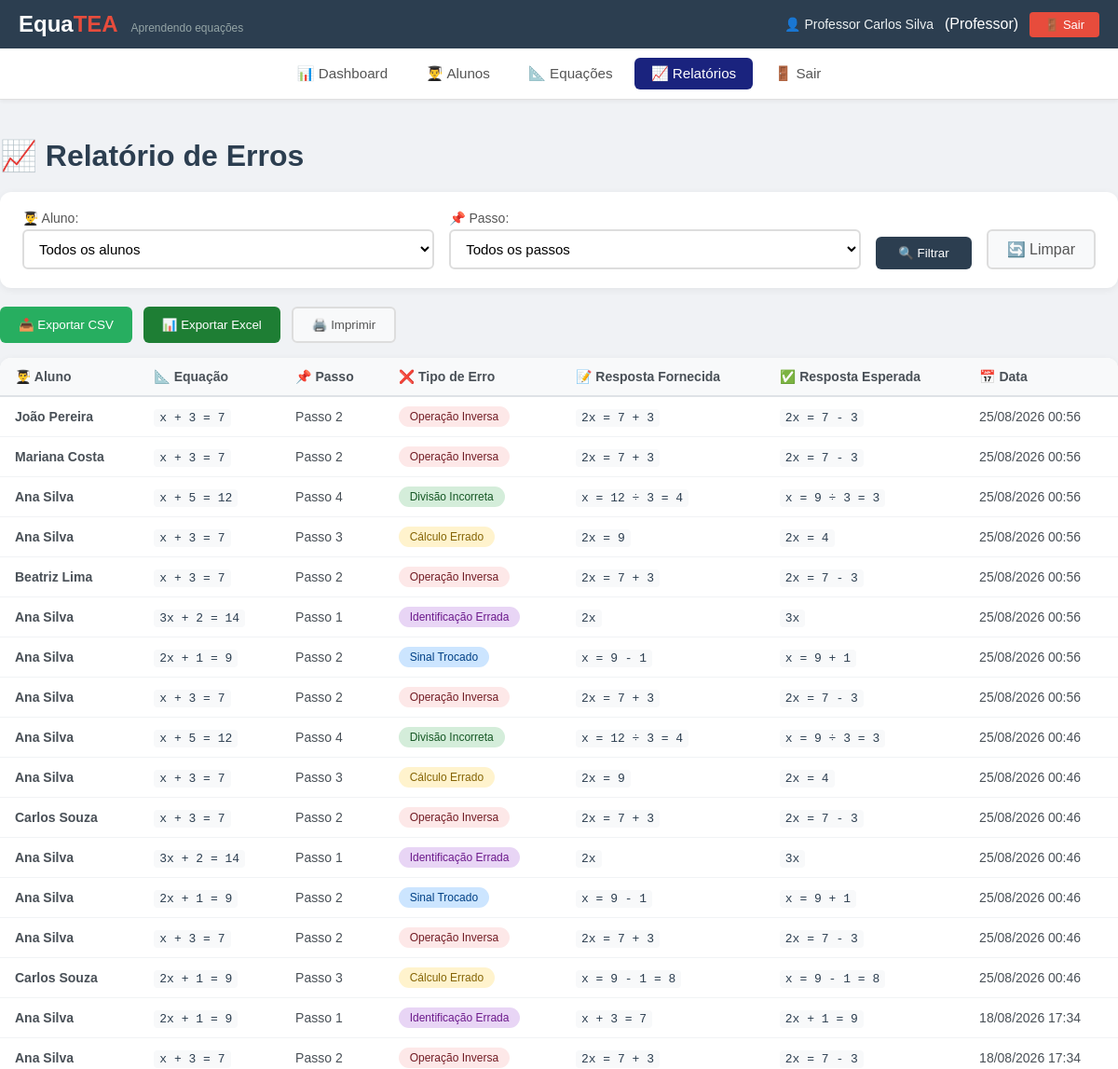
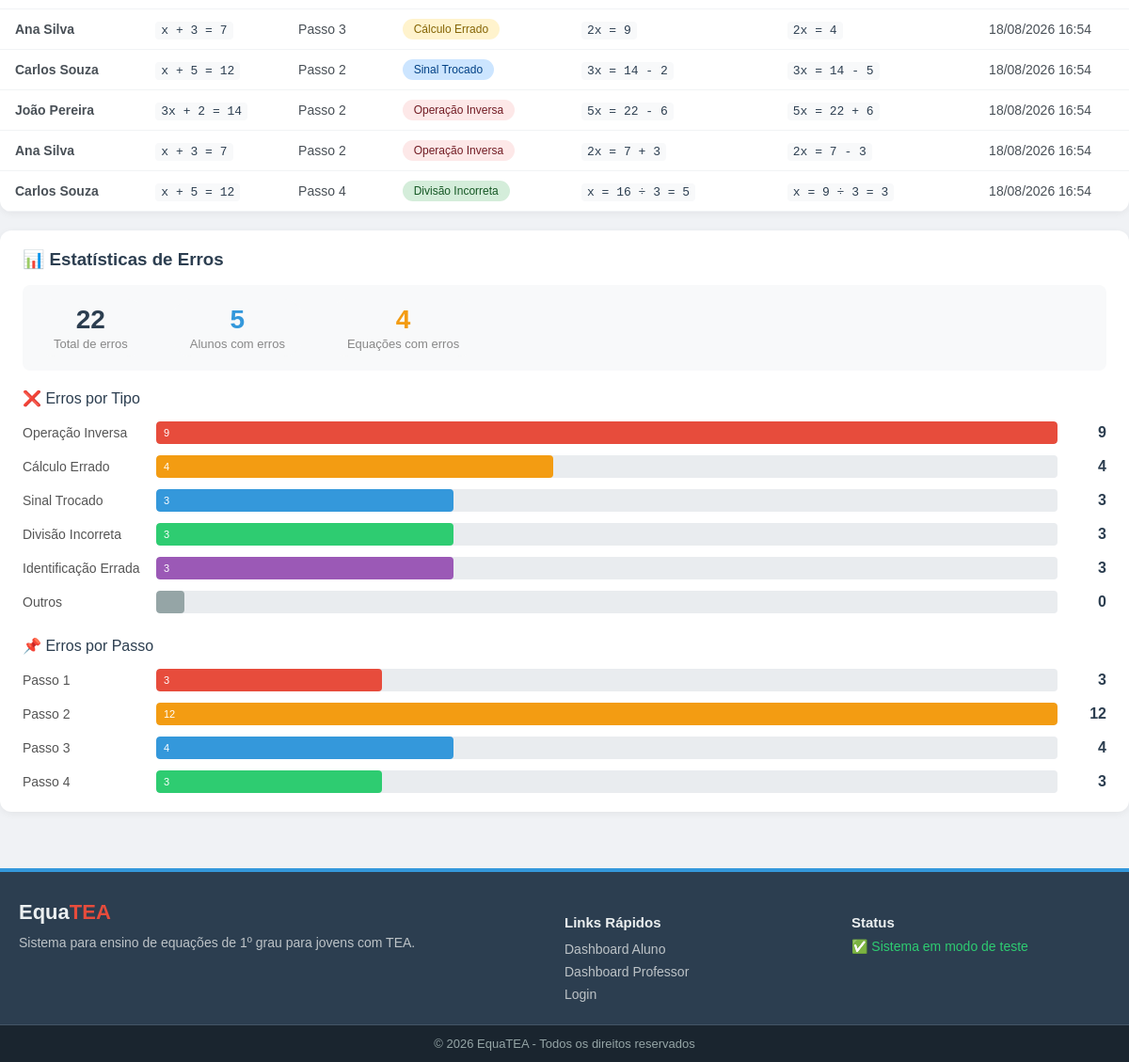
The app's page /index.php?view=relatorio (signed in) with its own data (2 pictures, top to bottom).
### tables this page shows
CREATE TABLE `registro_erros` (
  `id` int(11) NOT NULL,
  `aluno_id` int(11) NOT NULL,
  `equacao_id` int(11) NOT NULL,
  `passo` tinyint(4) NOT NULL CHECK (`passo` between 1 and 4),
  `tipo_erro` enum('operacao_inversa','calculo_errado','sinal_trocado','divisao_incorreta','identificacao_errada','outro') NOT NULL,
  `resposta_fornecida` varchar(100) DEFAULT NULL,
  `resposta_esperada` varchar(100) DEFAULT NULL,
  `data_erro` timestamp NOT NULL DEFAULT current_timestamp()
);

CREATE TABLE `usuarios` (
  `id` int(11) NOT NULL,
  `nome` varchar(100) NOT NULL,
  `email` varchar(100) NOT NULL,
  `senha_hash` varchar(255) NOT NULL,
  `tipo_perfil` enum('aluno','professor','admin') NOT NULL DEFAULT 'aluno',
  `data_cadastro` timestamp NOT NULL DEFAULT current_timestamp(),
  `ultimo_acesso` datetime DEFAULT NULL,
  `ativo` tinyint(1) DEFAULT 1
);

### app/config/Database.php (called while the page is built, shortened)
<?php
class Database
{
    private static $instance = null;
    private $conn;
    private $host = 'localhost';
    private $dbname = 'equatea_db';
    private $username = 'root';
    private $password = '';
    private function __construct()
    {
        try {
            $this->conn = new PDO(
                "mysql:host={$this->host};dbname={$this->dbname};charset=utf8mb4",
                $this->username,
                $this->password,
                [
                    PDO::ATTR_ERRMODE => PDO::ERRMODE_EXCEPTION,
                    PDO::ATTR_DEFAULT_FETCH_MODE => PDO::FETCH_ASSOC,
                    PDO::ATTR_EMULATE_PREPARES => false
                ]
            );
        } catch (PDOException $e) {
            die("Erro na conexão com o banco de dados: " . $e->getMessage());
        }
    }
    public static function getInstance()
    {
        if (self::$instance === null) {
            self::$instance = new self();
        }
        return self::$instance;
    }
    public function getConnection()
    {
        return $this->conn;
    }
}

### app/views/professor/relatorio.php (the view, shortened to what this page needs)
<?php
include_once __DIR__ . '/../partials/header.php';
include_once __DIR__ . '/../partials/menu_professor.php';
?>
<main class="container relatorio-container">
    <h1>📈 Relatório de Erros</h1>
    <div class="filtros-section">
        <form method="GET" action="" class="filtros-form">
            <div class="filtro-grupo">
                <label for="aluno">👨‍🎓 Aluno:</label>
                <select id="aluno" name="aluno">
                    <option value="">Todos os alunos</option>
                </select>
            </div>
            <div class="filtro-grupo">
                <label for="passo">📌 Passo:</label>
                <select id="passo" name="passo">
                    <option value="">Todos os passos</option>
                </select>
            </div>
            <button type="submit" class="btn-filtrar">🔍 Filtrar</button>
            <a href="?view=relatorio" class="btn-limpar">🔄 Limpar</a>
        </form>
    </div>
    <div class="relatorio-acoes">
        <button class="btn-exportar-csv" onclick="exportarCSV()">📥 Exportar CSV</button>
        <button class="btn-excel" onclick="exportarExcel()">📊 Exportar Excel</button>
        <button class="btn-imprimir" onclick="window.print()">🖨️ Imprimir</button>
    </div>
    <div class="tabela-wrapper">
        <table class="tabela-relatorio" id="tabela-relatorio">
            <thead>
                <tr>
                    <th>👨‍🎓 Aluno</th>
                    <th>📐 Equação</th>
                    <th>📌 Passo</th>
                    <th>❌ Tipo de Erro</th>
                    <th>📝 Resposta Fornecida</th>
                    <th>✅ Resposta Esperada</th>
                    <th>📅 Data</th>
                </tr>
            </thead>
            <tbody>
                <?php if (!empty($dados_relatorio) && is_array($dados_relatorio)): ?>
                    <?php foreach ($dados_relatorio as $r): ?>
                        <?php
                            $tipoErro = $r['tipo_erro'] ?? 'outro';
                            $tipoLabels = [
                                'operacao_inversa' => 'Operação Inversa',
                                'calculo_errado' => 'Cálculo Errado',
                                'sinal_trocado' => 'Sinal Trocado',
                                'divisao_incorreta' => 'Divisão Incorreta',
                                'identificacao_errada' => 'Identificação Errada',
                                'outro' => 'Outro'
                            ];
                            $tipoLabel = $tipoLabels[$tipoErro] ?? 'Outro';
                        ?>
                        <tr>
                            <td><strong><?php echo htmlspecialchars($r['aluno'] ?? 'N/A'); ?></strong></td>
                            <td><code><?php echo htmlspecialchars($r['equacao'] ?? 'N/A'); ?></code></td>
                            <td>Passo <?php echo $r['passo'] ?? '?'; ?></td>
                            <td>
                                <span class="badge-tipo-erro <?php echo $tipoErro; ?>">
                                    <?php echo $tipoLabel; ?>
                                </span>
                            </td>
                            <td>
                                <?php if (!empty($r['resposta_fornecida'])): ?>
                                    <code><?php echo htmlspecialchars($r['resposta_fornecida']); ?></code>
                                <?php else: ?>
                                    <span style="color: #999;">—</span>
                                <?php endif; ?>
                            </td>
                            <td>
                                <?php if (!empty($r['resposta_esperada'])): ?>
                                    <code><?php echo htmlspecialchars($r['resposta_esperada']); ?></code>
                                <?php else: ?>
                                    <span style="color: #999;">—</span>
                                <?php endif; ?>
                            </td>
                            <td><?php echo isset($r['data_erro']) ? date('d/m/Y H:i', strtotime($r['data_erro'])) : 'N/A'; ?></td>
                        </tr>
                    <?php endforeach; ?>
                <?php endif; ?>
            </tbody>
        </table>
    </div>
    <?php if (!empty($dados_relatorio) && is_array($dados_relatorio)):
        $total_erros = count($dados_relatorio);
        $alunos_com_erro = array_unique(array_column($dados_relatorio, 'aluno_id'));
        $total_alunos_com_erro = count($alunos_com_erro);
    ?>
        <div class="grafico-section">
            <h3>📊 Estatísticas de Erros</h3>
            <div class="resumo-erros">
                <div class="resumo-item">
                    <span class="resumo-numero"><?php echo $total_erros; ?></span>
                    <span class="resumo-label">Total de erros</span>
                </div>
                <div class="resumo-item">
                    <span class="resumo-numero" style="color: #3498db;"><?php echo $total_alunos_com_erro; ?></span>
                    <span class="resumo-label">Alunos com erros</span>
                </div>
                <div class="resumo-item">
                    <span class="resumo-numero" style="color: #f39c12;"><?php echo count(array_unique(array_column($dados_relatorio, 'equacao_id'))); ?></span>
                    <span class="resumo-label">Equações com erros</span>
                </div>
            </div>
            <h4 style="margin-top: 20px; margin-bottom: 15px; color: #2c3e50;">❌ Erros por Tipo</h4>
            <div class="grafico-barras">
                <?php
                $tipos = [
                    'operacao_inversa' => 'Operação Inversa',
                    'calculo_errado' => 'Cálculo Errado',
                    'sinal_trocado' => 'Sinal Trocado',
                    'divisao_incorreta' => 'Divisão Incorreta',
                    'identificacao_errada' => 'Identificação Errada',
                    'outro' => 'Outros'
                ];
                $totais = [];
                foreach ($dados_relatorio as $r) {
                    $tipo = $r['tipo_erro'] ?? 'outro';
                    $totais[$tipo] = ($totais[$tipo] ?? 0) + 1;
                }
                $max = max($totais) ?: 1;
                $cores = [
                    'operacao_inversa' => '#e74c3c',
                    'calculo_errado' => '#f39c12',
                    'sinal_trocado' => '#3498db',
                    'divisao_incorreta' => '#2ecc71',
                    'identificacao_errada' => '#9b59b6',
                    'outro' => '#95a5a6'
                ];
                ?>
                <?php foreach ($tipos as $key => $label):
                    $count = $totais[$key] ?? 0;
                    $percent = $count > 0 ? round(($count / $max) * 100) : 0;
                    $cor = $cores[$key] ?? '#95a5a6';
                ?>
                    <div class="grafico-item">
                        <span class="label"><?php echo $label; ?></span>
                        <div class="barra-wrapper">
                            <div class="barra" style="width: <?php echo $percent; ?>%; background: <?php echo $cor; ?>;">
                                <?php if ($count > 0): ?>
                                    <span style="color: white; font-size: 11px; padding-left: 8px; line-height: 24px;">
                                        <?php echo $count; ?>
                                    </span>
                                <?php endif; ?>
                            </div>
                        </div>
                        <span class="valor"><?php echo $count; ?></span>
                    </div>
                <?php endforeach; ?>
            </div>
            <h4 style="margin-top: 25px; margin-bottom: 15px; color: #2c3e50;">📌 Erros por Passo</h4>
            <div class="grafico-barras">
                <?php
                $passos = [
                    1 => 'Passo 1',
                    2 => 'Passo 2',
                    3 => 'Passo 3',
                    4 => 'Passo 4'
                ];
                $totais_passos = [];
                foreach ($dados_relatorio as $r) {
                    $passo = $r['passo'] ?? 0;
                    if ($passo >= 1 && $passo <= 4) {
                        $totais_passos[$passo] = ($totais_passos[$passo] ?? 0) + 1;
                    }
                }
                $max_passos = max($totais_passos) ?: 1;
                $cores_passos = ['#e74c3c', '#f39c12', '#3498db', '#2ecc71'];
                ?>
                <?php foreach ($passos as $key => $label):
                    $count = $totais_passos[$key] ?? 0;
                    $percent = $count > 0 ? round(($count / $max_passos) * 100) : 0;
                    $cor = $cores_passos[$key - 1] ?? '#95a5a6';
                ?>
                    <div class="grafico-item">
                        <span class="label"><?php echo $label; ?></span>
                        <div class="barra-wrapper">
                            <div class="barra" style="width: <?php echo $percent; ?>%; background: <?php echo $cor; ?>;">
                                <?php if ($count > 0): ?>
                                    <span style="color: white; font-size: 11px; padding-left: 8px; line-height: 24px;">
                                        <?php echo $count; ?>
                                    </span>
                                <?php endif; ?>
                            </div>
                        </div>
                        <span class="valor"><?php echo $count; ?></span>
                    </div>
                <?php endforeach; ?>
            </div>
        </div>
    <?php endif; ?>
</main>
<?php include_once __DIR__ . '/../partials/footer.php'; ?>

### public/css/style.css (style rules this page uses)
body { font-family: Arial, sans-serif; background: #f0f2f5; margin: 0; padding: 0; }
.container { max-width: 1200px; margin: 0 auto; padding: 0 20px; }
.resumo-item { font-size: 15px; color: #555; padding: 6px 18px; border-radius: 20px; background: #f8f9fa; font-weight: 500; }

### app/views/professor/relatorio.php (style rules this page uses)
.relatorio-container { padding: 20px 0; max-width: 1200px; margin: 0 auto; }
.relatorio-container h1 { margin-bottom: 20px; color: #2c3e50; }
.filtros-section { background: #fff; padding: 20px 24px; border-radius: 12px; box-shadow: 0 2px 8px rgba(0,0,0,0.06); margin-bottom: 20px; }
.filtros-form { display: flex; flex-wrap: wrap; gap: 16px; align-items: flex-end; }
.filtro-grupo { display: flex; flex-direction: column; gap: 4px; flex: 1; min-width: 150px; }
.filtro-grupo label { font-weight: 500; font-size: 14px; color: #555; }
.filtro-grupo select { padding: 10px 12px; border: 2px solid #ddd; border-radius: 6px; font-size: 15px; background: #fff; cursor: pointer; }
.btn-filtrar { padding: 10px 24px; background: #2c3e50; color: #fff; border: none; border-radius: 6px; cursor: pointer; font-weight: 500; transition: background 0.2s; }
.btn-limpar { padding: 10px 20px; background: #f8f9fa; color: #555; border: 2px solid #ddd; border-radius: 6px; cursor: pointer; text-decoration: none; display: inline-block; transition: background 0.2s; }
.relatorio-acoes { display: flex; gap: 12px; flex-wrap: wrap; margin-bottom: 16px; }
.btn-exportar-csv { padding: 10px 20px; background: #27ae60; color: #fff; border: none; border-radius: 6px; cursor: pointer; font-weight: 500; transition: background 0.2s; }
.btn-excel { padding: 10px 20px; background: #1e7e34; color: #fff; border: none; border-radius: 6px; cursor: pointer; font-weight: 500; transition: background 0.2s; }
.btn-imprimir { padding: 10px 20px; background: #f8f9fa; color: #555; border: 2px solid #ddd; border-radius: 6px; cursor: pointer; font-weight: 500; transition: background 0.2s; }
.tabela-wrapper { overflow-x: auto; background: #fff; border-radius: 12px; box-shadow: 0 2px 8px rgba(0,0,0,0.06); }
.tabela-relatorio { width: 100%; border-collapse: collapse; font-size: 14px; }
.tabela-relatorio th { background: #f8f9fa; padding: 12px 16px; text-align: left; font-weight: 600; color: #495057; border-bottom: 2px solid #dee2e6; white-space: nowrap; }
.tabela-relatorio td { padding: 10px 16px; border-bottom: 1px solid #f1f3f5; color: #495057; vertical-align: middle; }
.tabela-relatorio code { background: #f8f9fa; padding: 2px 6px; border-radius: 4px; font-size: 13px; color: #2c3e50; }
.badge-tipo-erro { display: inline-block; padding: 4px 12px; border-radius: 12px; font-size: 12px; font-weight: 500; }
.badge-tipo-erro.operacao_inversa { background: #fde8e8; color: #721c24; }
.badge-tipo-erro.calculo_errado { background: #fff3cd; color: #856404; }
.badge-tipo-erro.sinal_trocado { background: #cce5ff; color: #004085; }
.badge-tipo-erro.divisao_incorreta { background: #d4edda; color: #155724; }
.badge-tipo-erro.identificacao_errada { background: #e8d5f5; color: #6c1a8c; }
.grafico-section { background: #fff; padding: 20px 24px; border-radius: 12px; box-shadow: 0 2px 8px rgba(0,0,0,0.06); margin-top: 20px; }
.grafico-section h3 { margin-top: 0; margin-bottom: 16px; color: #2c3e50; }
.grafico-section h4 { margin-top: 20px; margin-bottom: 15px; color: #2c3e50; font-weight: 500; }
.grafico-barras { display: flex; flex-direction: column; gap: 12px; }
.grafico-item { display: flex; align-items: center; gap: 12px; }
.grafico-item .label { min-width: 130px; font-size: 14px; color: #555; }
.grafico-item .barra-wrapper { flex: 1; height: 24px; background: #e9ecef; border-radius: 4px; overflow: hidden; position: relative; }
.grafico-item .barra { height: 100%; border-radius: 4px; transition: width 1s ease; display: flex; align-items: center; min-width: 30px; }
.grafico-item .valor { min-width: 40px; font-weight: 600; color: #2c3e50; text-align: right; }
.resumo-erros { display: flex; gap: 30px; flex-wrap: wrap; padding: 15px; background: #f8f9fa; border-radius: 8px; margin-bottom: 20px; }
.resumo-item { display: flex; flex-direction: column; align-items: center; }
.resumo-numero { font-size: 28px; font-weight: 700; color: #2c3e50; }
.resumo-label { font-size: 13px; color: #888; margin-top: 2px; }

### records on screen
registro_erros: usuarios.nome "João Pereira", equacao "x + 3 = 7", passo "2", tipo_erro "Operação Inversa", resposta_fornecida "2x = 7 + 3", resposta_esperada "2x = 7 - 3", data_erro "25/08/2026 00:56"
registro_erros: usuarios.nome "Mariana Costa", equacao "x + 3 = 7", passo "2", tipo_erro "Operação Inversa", resposta_fornecida "2x = 7 + 3", resposta_esperada "2x = 7 - 3", data_erro "25/08/2026 00:56"
registro_erros: usuarios.nome "Ana Silva", equacao "x + 5 = 12", passo "4", tipo_erro "Divisão Incorreta", resposta_fornecida "x = 12 ÷ 3 = 4", resposta_esperada "x = 9 ÷ 3 = 3", data_erro "25/08/2026 00:56"
registro_erros: usuarios.nome "Ana Silva", equacao "x + 3 = 7", passo "3", tipo_erro "Cálculo Errado", resposta_fornecida "2x = 9", resposta_esperada "2x = 4", data_erro "25/08/2026 00:56"
registro_erros: usuarios.nome "Beatriz Lima", equacao "x + 3 = 7", passo "2", tipo_erro "Operação Inversa", resposta_fornecida "2x = 7 + 3", resposta_esperada "2x = 7 - 3", data_erro "25/08/2026 00:56"
registro_erros: usuarios.nome "Ana Silva", equacao "3x + 2 = 14", passo "1", tipo_erro "Identificação Errada", resposta_fornecida "2x", resposta_esperada "3x", data_erro "25/08/2026 00:56"
registro_erros: usuarios.nome "Ana Silva", equacao "2x + 1 = 9", passo "2", tipo_erro "Sinal Trocado", resposta_fornecida "x = 9 - 1", resposta_esperada "x = 9 + 1", data_erro "25/08/2026 00:56"
registro_erros: usuarios.nome "Ana Silva", equacao "x + 3 = 7", passo "2", tipo_erro "Operação Inversa", resposta_fornecida "2x = 7 + 3", resposta_esperada "2x = 7 - 3", data_erro "25/08/2026 00:56"
registro_erros: usuarios.nome "Ana Silva", equacao "x + 5 = 12", passo "4", tipo_erro "Divisão Incorreta", resposta_fornecida "x = 12 ÷ 3 = 4", resposta_esperada "x = 9 ÷ 3 = 3", data_erro "25/08/2026 00:46"
registro_erros: usuarios.nome "Ana Silva", equacao "x + 3 = 7", passo "3", tipo_erro "Cálculo Errado", resposta_fornecida "2x = 9", resposta_esperada "2x = 4", data_erro "25/08/2026 00:46"
registro_erros: usuarios.nome "Carlos Souza", equacao "x + 3 = 7", passo "2", tipo_erro "Operação Inversa", resposta_fornecida "2x = 7 + 3", resposta_esperada "2x = 7 - 3", data_erro "25/08/2026 00:46"
registro_erros: usuarios.nome "Ana Silva", equacao "3x + 2 = 14", passo "1", tipo_erro "Identificação Errada", resposta_fornecida "2x", resposta_esperada "3x", data_erro "25/08/2026 00:46"
registro_erros: usuarios.nome "Ana Silva", equacao "2x + 1 = 9", passo "2", tipo_erro "Sinal Trocado", resposta_fornecida "x = 9 - 1", resposta_esperada "x = 9 + 1", data_erro "25/08/2026 00:46"
registro_erros: usuarios.nome "Ana Silva", equacao "x + 3 = 7", passo "2", tipo_erro "Operação Inversa", resposta_fornecida "2x = 7 + 3", resposta_esperada "2x = 7 - 3", data_erro "25/08/2026 00:46"
registro_erros: usuarios.nome "Carlos Souza", equacao "2x + 1 = 9", passo "3", tipo_erro "Cálculo Errado", resposta_fornecida "x = 9 - 1 = 8", resposta_esperada "x = 9 - 1 = 8", data_erro "25/08/2026 00:46"
registro_erros: usuarios.nome "Ana Silva", equacao "2x + 1 = 9", passo "1", tipo_erro "Identificação Errada", resposta_fornecida "x + 3 = 7", resposta_esperada "2x + 1 = 9", data_erro "18/08/2026 17:34"
registro_erros: usuarios.nome "Ana Silva", equacao "x + 3 = 7", passo "2", tipo_erro "Operação Inversa", resposta_fornecida "2x = 7 + 3", resposta_esperada "2x = 7 - 3", data_erro "18/08/2026 17:34"
registro_erros: usuarios.nome "Ana Silva", equacao "x + 3 = 7", passo "3", tipo_erro "Cálculo Errado", resposta_fornecida "2x = 9", resposta_esperada "2x = 4", data_erro "18/08/2026 16:54"
registro_erros: usuarios.nome "Carlos Souza", equacao "x + 5 = 12", passo "2", tipo_erro "Sinal Trocado", resposta_fornecida "3x = 14 - 2", resposta_esperada "3x = 14 - 5", data_erro "18/08/2026 16:54"
registro_erros: usuarios.nome "João Pereira", equacao "3x + 2 = 14", passo "2", tipo_erro "Operação Inversa", resposta_fornecida "5x = 22 - 6", resposta_esperada "5x = 22 + 6", data_erro "18/08/2026 16:54"
registro_erros: usuarios.nome "Ana Silva", equacao "x + 3 = 7", passo "2", tipo_erro "Operação Inversa", resposta_fornecida "2x = 7 + 3", resposta_esperada "2x = 7 - 3", data_erro "18/08/2026 16:54"
registro_erros: usuarios.nome "Carlos Souza", equacao "x + 5 = 12", passo "4", tipo_erro "Divisão Incorreta", resposta_fornecida "x = 16 ÷ 3 = 5", resposta_esperada "x = 9 ÷ 3 = 3", data_erro "18/08/2026 16:54"

### other values on screen
$usuario_nome "Professor Carlos Silva"
$tipo_perfil "Professor"
$total_erros "22"
$total_alunos_com_erro "5"
count(array_unique(array_column($dados_relatorio, 'equacao_id'))) "4"
$label "Operação Inversa"
$count "9"
$label "Cálculo Errado"
$count "4"
$label "Sinal Trocado"
$count "3"
$label "Divisão Incorreta"
$label "Identificação Errada"
$label "Outros"
$count "0"
